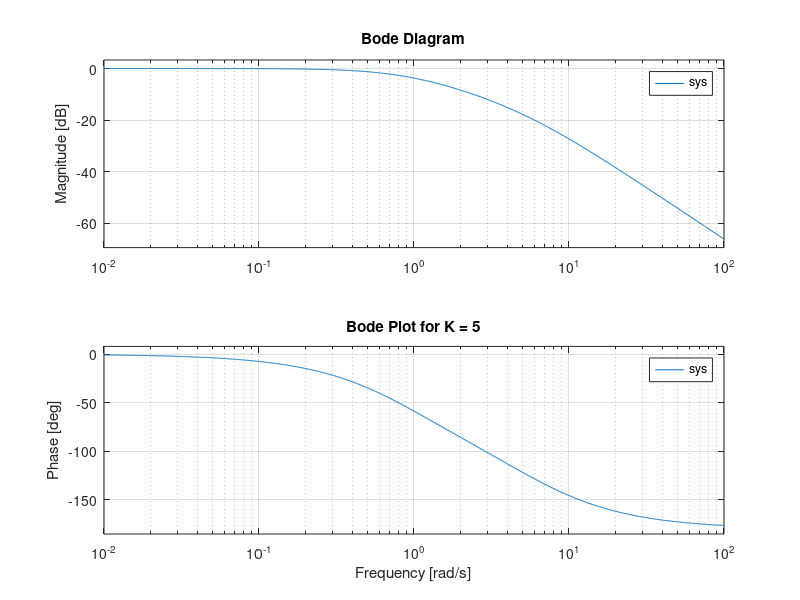
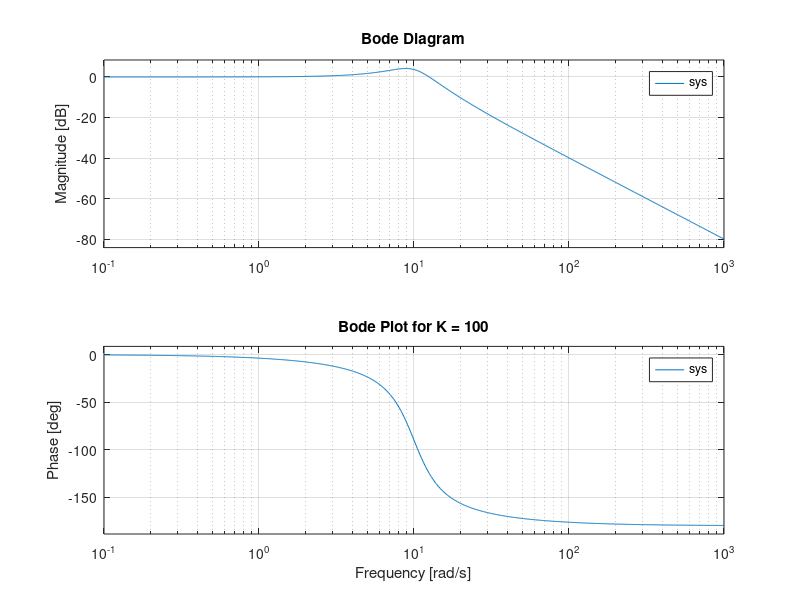

Here is the MATLAB script that generated these plots, in order:
clc;
clear;
close all;

s = tf('s');
G = 1/(s*(s+6.54));

K = [5 100];
zeta = zeros(1,2);
wr = zeros(1,2);
Mr = zeros(1,2);

for i = 1:2
    sys = feedback(G*K(i),1,-1);
    wn = sqrt(K(i));
    zeta(i) = 6.54/(2*wn);
    wr(i) = wn * sqrt(1 - (2 * zeta(i)^2));

    fprintf('\n Resonant frequency for K = %d is wr = %2.2f rad/s', K(i), wr(i));

    if zeta(i) > 0.707
        Mr(i) = 1;
        fprintf('\n Resonant peak for K = %d is Mr = 1 ', K(i));
    else
        Mr(i) = 1/(2 * zeta(i) * sqrt((1 - zeta(i))^2));
        fprintf('\n Resonant peak for K = %d is Mr = %2.3f', K(i), Mr(i));
    end

    % Bandwidth calculation
    BW = wn * (sqrt(1 - 2 * zeta(i)^2 + sqrt(2 - 4 * zeta(i)^2 + 4 * zeta(i)^4)));
    fprintf('\n Bandwidth for K = %d is BW = %2.3f rad/s \n', K(i), BW);

    figure;
    bode(sys);
    title(['Bode Plot for K = ' num2str(K(i))]);
    grid on;

end
